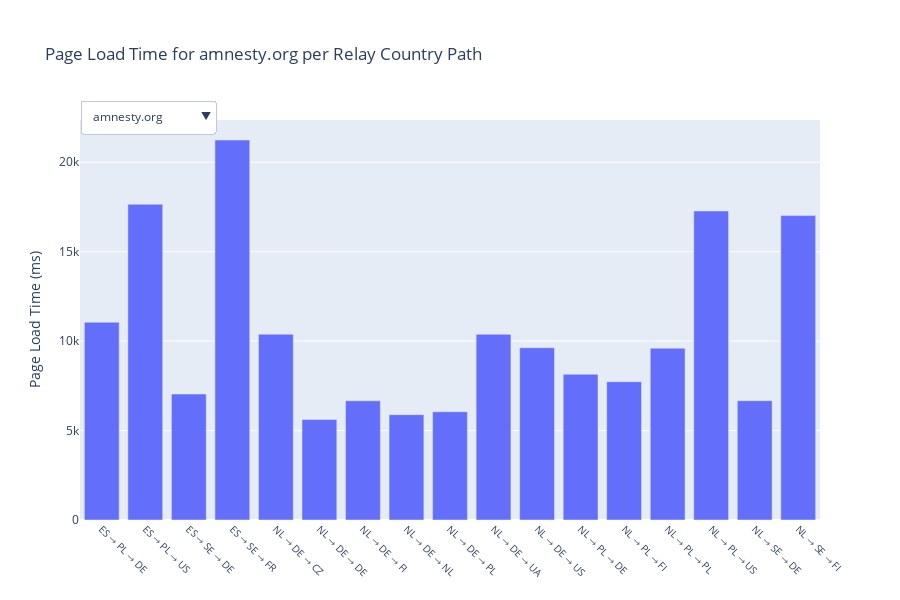

Notebook source saved alongside this figure:
### Code cell
import plotly.graph_objects as go
import re

# Same as above
def extract_country_tuple(relay_str):
    if pd.isna(relay_str):
        return ("NA",)
    countries = re.findall(r":([A-Z]{2})(?:\s|$|;)", relay_str)
    return tuple(countries)

# Filter for onion entries only
onion_df = df[df['Type'] == 'onion'].copy()

# Extract relay country tuples
onion_df['Relay Countries'] = onion_df['Circuit Relays (Onion only)'].apply(extract_country_tuple)

# Convert tuples to string labels for plotting
onion_df['Relay Country Path'] = onion_df['Relay Countries'].apply(lambda x: ' → '.join(x))

# Group by domain and Relay Country Path and take the first Page Load value to avoid measurements stacking on top of eachother
onion_grouped = onion_df.groupby(['Clear Domain', 'Relay Country Path'], as_index=False).first()

# Get unique domains
domains = onion_grouped['Clear Domain'].unique()

fig = go.Figure()

# Add traces for each domain, showing only the first appearance of each circuit path
for i, domain in enumerate(domains):
    domain_data = onion_grouped[onion_grouped['Clear Domain'] == domain]
    
    fig.add_trace(go.Bar(
        x=domain_data['Relay Country Path'],
        y=domain_data['Page Load (ms)'],
        name=domain,
        visible=(i == 0)
    ))

# Create dropdown buttons to toggle visibility
buttons = []
for i, domain in enumerate(domains):
    visible = [False] * len(domains)
    visible[i] = True
    buttons.append(dict(
        label=domain,
        method="update",
        args=[{"visible": visible},
              {"title": f"Page Load Time for {domain} per Relay Country Path",
               "xaxis": {"title": "Relay Country Path"},
               "yaxis": {"title": "Page Load Time (ms)"}}]
    ))

fig.update_layout(
    updatemenus=[dict(
        active=0,
        buttons=buttons,
        x=0.0,
        y=1.05,
        xanchor='left',
        yanchor='top'
    )],
    title=f"Page Load Time for {domains[0]} per Relay Country Path",
    xaxis_tickangle=45,
    xaxis_tickfont=dict(size=10),
    yaxis_title="Page Load Time (ms)",
    height=600,
    width=900,
    margin=dict(t=120)
)

fig.show()

### Figure 1 — Plotly figure (JSON) as saved in the notebook; plotly's stock layout.template omitted (floating-point values rounded to 4 significant figures)
{"data": [{"name": "amnesty.org", "type": "bar", "visible": true, "x": ["ES → PL → DE", "ES → PL → US", "ES → SE → DE", "ES → SE → FR", "NL → DE → CZ", "NL → DE → DE", "NL → DE → FI", "NL → DE → NL", "NL → DE → PL", "NL → DE → UA", "NL → DE → US", "NL → PL → DE", "NL → PL → FI", "NL → PL → PL", "NL → PL → US", "NL → SE → DE", "NL → SE → FI"], "y": [11056, 17653, 7043, 21246, 10389, 5624, 6667, 5889, 6054, 10382, 9631, 8147, 7731, 9608, 17277, 6672, 17019]}, {"name": "archive.is", "type": "bar", "visible": false, "x": ["ES → DE → FI", "ES → DE → NL", "ES → DE → SE", "ES → DE → US", "ES → PL → DE", "ES → PL → RO", "ES → SE → DE", "NL → DE → DE", "NL → DE → FI", "NL → DE → NL", "NL → PL → DE", "NL → PL → GB", "NL → PL → US", "NL → SE → DE", "NL → SE → FR", "NL → SE → LV", "NL → SE → NL"], "y": [3207, 2585, 2422, 3288, 3361, 2624, 2666, 3196, 2790, 2054, 2789, 2950, 3259, 6066, 2373, 2320, 2162]}, {"name": "archive.org", "type": "bar", "visible": false, "x": ["ES → DE → DE", "ES → DE → NL", "ES → PL → GB", "ES → SE → DE", "ES → SE → FR", "ES → SE → GB", "NL → DE → CZ", "NL → DE → DE", "NL → DE → FR", "NL → DE → NL", "NL → DE → SE", "NL → PL → DE", "NL → PL → FR", "NL → PL → US", "NL → SE → CZ", "NL → SE → FR", "NL → SE → NL", "NL → SE → SE"], "y": [11123, 12008, 12759, 8239, 8756, 11465, 9618, 11173, 10009, 6579, 11821, 7463, 10484, 9590, 9735, 6532, 10193, 7941]}, {"name": "archive.ph", "type": "bar", "visible": false, "x": ["ES → DE → FI", "ES → DE → NL", "ES → DE → SE", "ES → DE → US", "ES → PL → DE", "ES → PL → RO", "ES → SE → DE", "NL → DE → DE", "NL → DE → FI", "NL → DE → NL", "NL → PL → DE", "NL → PL → GB", "NL → PL → US", "NL → SE → DE", "NL → SE → FR", "NL → SE → LV", "NL → SE → NL"], "y": [1272, 1333, 1200, 1706, 1600, 1337, 1221, 1349, 1376, 1105, 1081, 1282, 1500, 1391, 1150, 985, 1086]}, {"name": "blockstream.info", "type": "bar", "visible": false, "x": ["ES → DE → DE", "ES → DE → NL", "ES → DE → US", "ES → PL → DE", "ES → SE → FR", "NL → DE → CZ", "NL → DE → DE", "NL → DE → FR", "NL → PL → DE", "NL → PL → IT", "NL → PL → LT", "NL → PL → NL", "NL → SE → DE", "NL → SE → NL"], "y": [7965, 8472, 15184, 8816, 11812, 10377, 10535, 10154, 13527, 8162, 10355, 11513, 8365, 8990]}, {"name": "brave.com", "type": "bar", "visible": false, "x": ["ES → DE → DE", "ES → DE → FR", "ES → PL → EE", "ES → PL → NL", "ES → PL → PL", "NL → DE → DE", "NL → DE → FI", "NL → DE → FR", "NL → DE → SE", "NL → DE → US", "NL → PL → DE", "NL → PL → MD", "NL → SE → DE", "NL → SE → FR", "NL → SE → NL"], "y": [12451, 9240, 12867, 8579, 9509, 11528, 9899, 11936, 10022, 7993, 8743, 10279, 9201, 9774, 8213]}, {"name": "cock.li", "type": "bar", "visible": false, "x": ["ES → DE → DE", "ES → DE → GB", "ES → PL → CH", "ES → PL → DE", "ES → PL → US", "ES → SE → DE", "ES → SE → FI", "ES → SE → GB", "ES → SE → IT", "NL → DE → CZ", "NL → DE → DE", "NL → DE → LV", "NL → DE → NL", "NL → PL → DK", "NL → SE → SE"], "y": [2308, 2209, 2473, 1968, 3060, 3404, 2477, 2146, 2756, 1615, 1543, 1945, 4231, 1517, 2306]}, {"name": "f-droid.org", "type": "bar", "visible": false, "x": ["ES → DE → CZ", "ES → DE → FR", "ES → DE → GB", "ES → DE → UA", "ES → PL → DE", "ES → SE → DE", "ES → SE → NL", "NL → DE → DE", "NL → DE → FI", "NL → DE → NL", "NL → DE → PL", "NL → PL → BG", "NL → PL → DE", "NL → PL → GB", "NL → PL → NL", "NL → SE → DE", "NL → SE → FR", "NL → SE → US"], "y": [8648, 5477, 3049, 6495, 5478, 3578, 9852, 6550, 5499, 7623, 2808, 3159, 2978, 5737, 2389, 6826, 4335, 7652]}, {"name": "guardian.co.uk", "type": "bar", "visible": false, "x": ["ES → DE → MD", "ES → DE → NL", "ES → DE → RO", "ES → PL → DE", "ES → PL → US", "NL → DE → DE", "NL → DE → FI", "NL → DE → NL", "NL → DE → SE", "NL → PL → DE", "NL → PL → US", "NL → SE → DE", "NL → SE → FI", "NL → SE → GB", "NL → SE → NL", "NL → SE → SE"], "y": [3708, 3049, 3198, 3749, 8059, 2552, 3269, 2271, 3176, 3614, 6440, 3588, 2927, 2074, 3503, 3788]}, {"name": "marxists.org", "type": "bar", "visible": false, "x": ["ES → DE → DE", "ES → DE → NL", "ES → PL → DE", "ES → SE → DE", "ES → SE → NL", "NL → DE → DE", "NL → DE → FI", "NL → DE → NL", "NL → DE → SE", "NL → PL → DE", "NL → PL → FR", "NL → PL → US"], "y": [4289, 2723, 4050, 4413, 4366, 3299, 3621, 5341, 22768, 4246, 1897, 6004]}, {"name": "mediapart.fr", "type": "bar", "visible": false, "x": ["ES → DE → CZ", "ES → DE → NL", "ES → DE → SE", "ES → PL → ES", "NL → DE → BE", "NL → DE → DE", "NL → DE → ES", "NL → DE → FR", "NL → DE → NL", "NL → DE → PL", "NL → DE → SE", "NL → DE → US", "NL → PL → DE", "NL → PL → FR", "NL → PL → US", "NL → SE → NL"], "y": [4438, 6633, 5981, 4609, 3204, 3612, 3866, 2314, 3192, 3145, 3282, 6176, 3301, 3600, 6364, 2877]}, {"name": "mempool.space", "type": "bar", "visible": false, "x": ["ES → DE → DE", "ES → DE → FI", "ES → DE → FR", "ES → DE → NL", "ES → DE → UA", "ES → PL → GR", "ES → SE → FI", "NL → DE → AT", "NL → DE → DE", "NL → DE → NL", "NL → PL → EE", "NL → PL → NL", "NL → SE → DE", "NL → SE → LT"], "y": [8360, 8137, 6879, 5502, 12780, 9637, 5214, 4504, 4471, 5065, 5511, 6424, 6436, 7758]}, {"name": "mullvad.net", "type": "bar", "visible": false, "x": ["ES → DE → CH", "ES → DE → CZ", "ES → DE → DE", "ES → DE → FI", "ES → DE → FR", "ES → DE → PL", "ES → SE → DE", "ES → SE → FR", "NL → DE → DE", "NL → DE → FR", "NL → DE → GB", "NL → PL → DE", "NL → PL → NL", "NL → SE → CZ", "NL → SE → SE"], "y": [8687, 6386, 6594, 5996, 6484, 5476, 6339, 5665, 4630, 4691, 5442, 5662, 6274, 5601, 5151]}, {"name": "propublica.org", "type": "bar", "visible": false, "x": ["ES → DE → DE", "ES → DE → SE", "ES → DE → US", "ES → PL → DE", "ES → PL → NL", "ES → SE → DE", "ES → SE → NO", "NL → DE → CH", "NL → DE → CZ", "NL → DE → DE", "NL → DE → NL", "NL → DE → US", "NL → PL → FR", "NL → PL → NL"], "y": [7163, 8236, 7892, 10374, 8303, 10677, 8363, 6891, 8380, 7791, 12627, 11056, 8392, 7020]}, {"name": "proton.me", "type": "bar", "visible": false, "x": ["ES → DE → DE", "ES → PL → FR", "ES → PL → GB", "ES → SE → DE", "NL → DE → DE", "NL → DE → FR", "NL → DE → NL", "NL → PL → GB", "NL → PL → NL", "NL → SE → BG", "NL → SE → DE", "NL → SE → MD", "NL → SE → NL", "NL → SE → PL"], "y": [4040, 3944, 4245, 4440, 3712, 4408, 5190, 3446, 3601, 4047, 4272, 4668, 3024, 3552]}, {"name": "rferl.org", "type": "bar", "visible": false, "x": ["ES → DE → CH", "ES → DE → DE", "ES → DE → FI", "ES → DE → HU", "ES → PL → FI", "ES → PL → SE", "ES → SE → SE", "NL → DE → DE", "NL → DE → NL", "NL → DE → US", "NL → PL → DE", "NL → PL → GB", "NL → PL → NL", "NL → SE → DE", "NL → SE → FR"], "y": [8508, 9040, 10150, 9203, 10562, 7766, 10851, 7015, 9503, 6581, 6542, 7404, 7556, 8076, 9656]}, {"name": "riseup.net", "type": "bar", "visible": false, "x": ["ES → DE → CZ", "ES → DE → DE", "ES → DE → NL", "ES → DE → SE", "ES → PL → NL", "ES → PL → SE", "ES → SE → FR", "ES → SE → NL", "NL → DE → DE", "NL → DE → FI", "NL → DE → FR", "NL → DE → NL", "NL → DE → US", "NL → PL → BG", "NL → PL → SE", "NL → PL → US", "NL → SE → DE", "NL → SE → EE", "NL → SE → FI"], "y": [5754, 5013, 5062, 5596, 5627, 8894, 5557, 5717, 5435, 5970, 4410, 4782, 4318, 5303, 5372, 3998, 5205, 5416, 6139]}, {"name": "svoboda.org", "type": "bar", "visible": false, "x": ["ES → DE → AT", "ES → DE → FI", "ES → DE → FR", "ES → DE → PL", "ES → PL → DE", "ES → PL → FR", "ES → PL → LU", "ES → PL → NL", "ES → SE → FR", "ES → SE → NO", "NL → DE → DE", "NL → DE → NO", "NL → DE → US", "NL → PL → DE", "NL → PL → FI", "NL → SE → DE", "NL → SE → NL"], "y": [9032, 11669, 11758, 50950, 8517, 7759, 11723, 8720, 12291, 9344, 10124, 10444, 11155, 7606, 10774, 9801, 9452]}, {"name": "taz.de", "type": "bar", "visible": false, "x": ["ES → DE → DE", "ES → DE → EE", "ES → DE → FI", "ES → DE → LV", "ES → DE → PL", "ES → SE → DE", "NA", "NL → DE → DE", "NL → DE → FR", "NL → DE → NL", "NL → DE → US", "NL → PL → FR", "NL → PL → NL", "NL → PL → UA", "NL → PL → US", "NL → SE → CH"], "y": [4396, 5043, 4877, 4133, 5864, 6318, 4234, 5035, 5447, 3347, 5871, 5868, 6303, 6784, 9270, 7548]}, {"name": "theguardian.com", "type": "bar", "visible": false, "x": ["ES → DE → MD", "ES → DE → NL", "ES → DE → RO", "ES → PL → DE", "ES → PL → US", "NL → DE → DE", "NL → DE → FI", "NL → DE → NL", "NL → DE → SE", "NL → PL → DE", "NL → PL → US", "NL → SE → DE", "NL → SE → FI", "NL → SE → GB", "NL → SE → NL", "NL → SE → SE"], "y": [6544, 37745, 23900, 36435, 8572, 9180, 24263, 6285, 44797, 21512, 41851, 8220, 11688, 20278, 24588, 8282]}, {"name": "torproject.org", "type": "bar", "visible": false, "x": ["ES → DE → BE", "NA", "NL → DE → DE"], "y": [4041, 2706, 5757]}, {"name": "voanews.com", "type": "bar", "visible": false, "x": ["ES → DE → DE", "ES → DE → FI", "ES → DE → FR", "ES → DE → NL", "ES → PL → DE", "ES → PL → FI", "ES → SE → FI", "NL → DE → DE", "NL → DE → FI", "NL → DE → FR", "NL → DE → RU", "NL → DE → SE", "NL → PL → GB", "NL → PL → NL", "NL → PL → PL", "NL → SE → DE", "NL → SE → SE"], "y": [8959, 11529, 9507, 9459, 9256, 10465, 8610, 6922, 8480, 6882, 11388, 8284, 9197, 8296, 8339, 7535, 8133]}, {"name": "wiz.biz", "type": "bar", "visible": false, "x": ["ES → DE → DE", "ES → PL → CZ", "ES → PL → US", "ES → SE → DK", "ES → SE → FR", "ES → SE → GB", "NL → DE → DE", "NL → DE → NL", "NL → DE → US", "NL → PL → DE", "NL → PL → US", "NL → SE → DE"], "y": [4741, 3123, 3997, 3503, 4737, 3474, 3969, 2886, 3947, 2708, 3262, 2991]}], "layout": {"height": 600, "margin": {"t": 120}, "title": {"text": "Page Load Time for amnesty.org per Relay Country Path"}, "updatemenus": [{"active": 0, "buttons": [{"args": [{"visible": [true, false, false, false, false, false, false, false, false, false, false, false, false, false, false, false, false, false, false, false, false, false, false]}, {"title": "Page Load Time for amnesty.org per Relay Country Path", "xaxis": {"title": "Relay Country Path"}, "yaxis": {"title": "Page Load Time (ms)"}}], "label": "amnesty.org", "method": "update"}, {"args": [{"visible": [false, true, false, false, false, false, false, false, false, false, false, false, false, false, false, false, false, false, false, false, false, false, false]}, {"title": "Page Load Time for archive.is per Relay Country Path", "xaxis": {"title": "Relay Country Path"}, "yaxis": {"title": "Page Load Time (ms)"}}], "label": "archive.is", "method": "update"}, {"args": [{"visible": [false, false, true, false, false, false, false, false, false, false, false, false, false, false, false, false, false, false, false, false, false, false, false]}, {"title": "Page Load Time for archive.org per Relay Country Path", "xaxis": {"title": "Relay Country Path"}, "yaxis": {"title": "Page Load Time (ms)"}}], "label": "archive.org", "method": "update"}, {"args": [{"visible": [false, false, false, true, false, false, false, false, false, false, false, false, false, false, false, false, false, false, false, false, false, false, false]}, {"title": "Page Load Time for archive.ph per Relay Country Path", "xaxis": {"title": "Relay Country Path"}, "yaxis": {"title": "Page Load Time (ms)"}}], "label": "archive.ph", "method": "update"}, {"args": [{"visible": [false, false, false, false, true, false, false, false, false, false, false, false, false, false, false, false, false, false, false, false, false, false, false]}, {"title": "Page Load Time for blockstream.info per Relay Country Path", "xaxis": {"title": "Relay Country Path"}, "yaxis": {"title": "Page Load Time (ms)"}}], "label": "blockstream.info", "method": "update"}, {"args": [{"visible": [false, false, false, false, false, true, false, false, false, false, false, false, false, false, false, false, false, false, false, false, false, false, false]}, {"title": "Page Load Time for brave.com per Relay Country Path", "xaxis": {"title": "Relay Country Path"}, "yaxis": {"title": "Page Load Time (ms)"}}], "label": "brave.com", "method": "update"}, {"args": [{"visible": [false, false, false, false, false, false, true, false, false, false, false, false, false, false, false, false, false, false, false, false, false, false, false]}, {"title": "Page Load Time for cock.li per Relay Country Path", "xaxis": {"title": "Relay Country Path"}, "yaxis": {"title": "Page Load Time (ms)"}}], "label": "cock.li", "method": "update"}, {"args": [{"visible": [false, false, false, false, false, false, false, true, false, false, false, false, false, false, false, false, false, false, false, false, false, false, false]}, {"title": "Page Load Time for f-droid.org per Relay Country Path", "xaxis": {"title": "Relay Country Path"}, "yaxis": {"title": "Page Load Time (ms)"}}], "label": "f-droid.org", "method": "update"}, {"args": [{"visible": [false, false, false, false, false, false, false, false, true, false, false, false, false, false, false, false, false, false, false, false, false, false, false]}, {"title": "Page Load Time for guardian.co.uk per Relay Country Path", "xaxis": {"title": "Relay Country Path"}, "yaxis": {"title": "Page Load Time (ms)"}}], "label": "guardian.co.uk", "method": "update"}, {"args": [{"visible": [false, false, false, false, false, false, false, false, false, true, false, false, false, false, false, false, false, false, false, false, false, false, false]}, {"title": "Page Load Time for marxists.org per Relay Country Path", "xaxis": {"title": "Relay Country Path"}, "yaxis": {"title": "Page Load Time (ms)"}}], "label": "marxists.org", "method": "update"}, {"args": [{"visible": [false, false, false, false, false, false, false, false, false, false, true, false, false, false, false, false, false, false, false, false, false, false, false]}, {"title": "Page Load Time for mediapart.fr per Relay Country Path", "xaxis": {"title": "Relay Country Path"}, "yaxis": {"title": "Page Load Time (ms)"}}], "label": "mediapart.fr", "method": "update"}, {"args": [{"visible": [false, false, false, false, false, false, false, false, false, false, false, true, false, false, false, false, false, false, false, false, false, false, false]}, {"title": "Page Load Time for mempool.space per Relay Country Path", "xaxis": {"title": "Relay Country Path"}, "yaxis": {"title": "Page Load Time (ms)"}}], "label": "mempool.space", "method": "update"}, {"args": [{"visible": [false, false, false, false, false, false, false, false, false, false, false, false, true, false, false, false, false, false, false, false, false, false, false]}, {"title": "Page Load Time for mullvad.net per Relay Country Path", "xaxis": {"title": "Relay Country Path"}, "yaxis": {"title": "Page Load Time (ms)"}}], "label": "mullvad.net", "method": "update"}, {"args": [{"visible": [false, false, false, false, false, false, false, false, false, false, false, false, false, true, false, false, false, false, false, false, false, false, false]}, {"title": "Page Load Time for propublica.org per Relay Country Path", "xaxis": {"title": "Relay Country Path"}, "yaxis": {"title": "Page Load Time (ms)"}}], "label": "propublica.org", "method": "update"}, {"args": [{"visible": [false, false, false, false, false, false, false, false, false, false, false, false, false, false, true, false, false, false, false, false, false, false, false]}, {"title": "Page Load Time for proton.me per Relay Country Path", "xaxis": {"title": "Relay Country Path"}, "yaxis": {"title": "Page Load Time (ms)"}}], "label": "proton.me", "method": "update"}, {"args": [{"visible": [false, false, false, false, false, false, false, false, false, false, false, false, false, false, false, true, false, false, false, false, false, false, false]}, {"title": "Page Load Time for rferl.org per Relay Country Path", "xaxis": {"title": "Relay Country Path"}, "yaxis": {"title": "Page Load Time (ms)"}}], "label": "rferl.org", "method": "update"}, {"args": [{"visible": [false, false, false, false, false, false, false, false, false, false, false, false, false, false, false, false, true, false, false, false, false, false, false]}, {"title": "Page Load Time for riseup.net per Relay Country Path", "xaxis": {"title": "Relay Country Path"}, "yaxis": {"title": "Page Load Time (ms)"}}], "label": "riseup.net", "method": "update"}, {"args": [{"visible": [false, false, false, false, false, false, false, false, false, false, false, false, false, false, false, false, false, true, false, false, false, false, false]}, {"title": "Page Load Time for svoboda.org per Relay Country Path", "xaxis": {"title": "Relay Country Path"}, "yaxis": {"title": "Page Load Time (ms)"}}], "label": "svoboda.org", "method": "update"}, {"args": [{"visible": [false, false, false, false, false, false, false, false, false, false, false, false, false, false, false, false, false, false, true, false, false, false, false]}, {"title": "Page Load Time for taz.de per Relay Country Path", "xaxis": {"title": "Relay Country Path"}, "yaxis": {"title": "Page Load Time (ms)"}}], "label": "taz.de", "method": "update"}, {"args": [{"visible": [false, false, false, false, false, false, false, false, false, false, false, false, false, false, false, false, false, false, false, true, false, false, false]}, {"title": "Page Load Time for theguardian.com per Relay Country Path", "xaxis": {"title": "Relay Country Path"}, "yaxis": {"title": "Page Load Time (ms)"}}], "label": "theguardian.com", "method": "update"}, {"args": [{"visible": [false, false, false, false, false, false, false, false, false, false, false, false, false, false, false, false, false, false, false, false, true, false, false]}, {"title": "Page Load Time for torproject.org per Relay Country Path", "xaxis": {"title": "Relay Country Path"}, "yaxis": {"title": "Page Load Time (ms)"}}], "label": "torproject.org", "method": "update"}, {"args": [{"visible": [false, false, false, false, false, false, false, false, false, false, false, false, false, false, false, false, false, false, false, false, false, true, false]}, {"title": "Page Load Time for voanews.com per Relay Country Path", "xaxis": {"title": "Relay Country Path"}, "yaxis": {"title": "Page Load Time (ms)"}}], "label": "voanews.com", "method": "update"}, {"args": [{"visible": [false, false, false, false, false, false, false, false, false, false, false, false, false, false, false, false, false, false, false, false, false, false, true]}, {"title": "Page Load Time for wiz.biz per Relay Country Path", "xaxis": {"title": "Relay Country Path"}, "yaxis": {"title": "Page Load Time (ms)"}}], "label": "wiz.biz", "method": "update"}], "x": 0, "xanchor": "left", "y": 1.05, "yanchor": "top"}], "width": 900, "xaxis": {"autorange": true, "range": [-0.5, 16.5], "tickangle": 45, "tickfont": {"size": 10}, "type": "category"}, "yaxis": {"autorange": true, "range": [0, 22360.0], "title": {"text": "Page Load Time (ms)"}, "type": "linear"}}}
